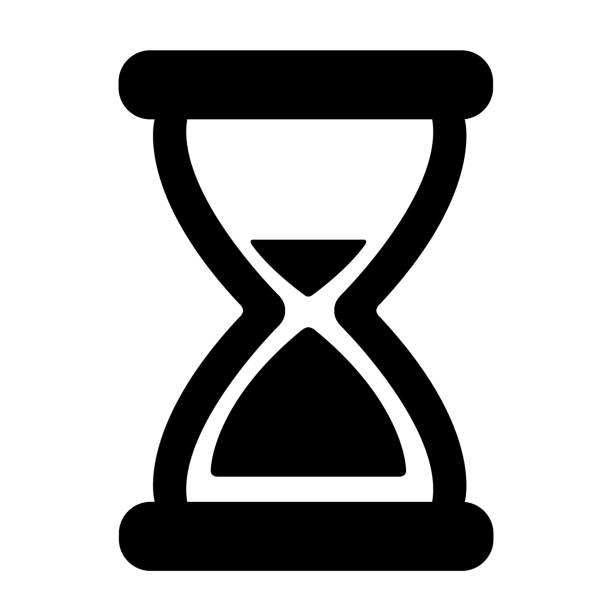
#> input picture images/hourglass_mask.jpg, 612 x 612 px
$ python rand_walk_draw.py
#> lines starting #> are read from the running program, lines starting #| are printed output that depends on the picture; after the words box and inside, x2 and y2 are one past the last pixel; in counts of white or black regions, pixels touching at a corner belong together
import numpy as np
import cv2


# [81 lines left out: functions weight_step, random_step, not called in this run]


def start_loc(canvas, canvas_color):
    """Find a random location on canvas that is blank

    Blank is interpreted to be where canvas == canvas_color

    :param canvas: np.array that is the drawing canvas
    :param canvas_color: starting color of canvas
    :return: a random (y, x) location on canvas that is blank
    """
    blank_loc_y, blank_loc_x = np.where(canvas == canvas_color)[:2]
    rand_idx = np.random.choice(len(blank_loc_y))
    loc = blank_loc_y[rand_idx], blank_loc_x[rand_idx]

    return loc


def draw_random_walk(canvas, canvas_color=255, draw_color=0,
                     n_starts=100, n_restarts=200, mask=None, color_mask=None,
                     output=None):
    if output is not None:
        h, w = canvas.shape[:2]
        writer = cv2.VideoWriter(output,
                                 cv2.VideoWriter_fourcc('M', 'J', 'P', 'G'),
                                 30, (w, h), True)
    else:
        writer = None

    if mask is not None:
        masked_canvas = cv2.bitwise_and(canvas, canvas, mask=mask)
    else:
        masked_canvas = canvas

    locs = [start_loc(masked_canvas, canvas_color) for _ in range(n_starts)]
    locs = list(set(locs))

    while True:
        if writer is not None:
            writer.write(canvas)
        cv2.imshow('Art... prolly', canvas)
        key = cv2.waitKey(5)

        if key == 27:
            break

        new_locs = []
        for i, loc in enumerate(locs):
            if color_mask is not None:
                draw_color_i = color_mask[loc]
            else:
                draw_color_i = draw_color

            canvas[loc] = draw_color_i
            masked_canvas[loc] = draw_color_i

            loc = random_step(masked_canvas, canvas_color, loc)
            if loc is not None:
                new_locs.append(loc)

        locs = new_locs

        if n_restarts > 0 and len(locs) < n_starts:
            n_restart = n_starts - len(locs)
            n_restarts -= n_restart

            if mask is not None:
                masked_canvas = cv2.bitwise_and(canvas, canvas, mask=mask)
            else:
                masked_canvas = canvas

            restarts = [start_loc(masked_canvas, canvas_color) for _ in range(n_restart)]
            locs += restarts

        if not locs:
            break

    if writer is not None:
        writer.release()

    cv2.destroyAllWindows()
    cv2.imshow('I give up...', canvas)
    cv2.waitKey(0)


if __name__ == '__main__':
    import imutils

    use_mask = True
    mask_path = 'images/hourglass_mask.jpg'
    # mask_path = 'images/scream.png'

    mask = cv2.imread(mask_path)
#> mask is the input picture: shape (612, 612, 3); min 0, max 255, mean 184.4
    mask = cv2.cvtColor(mask, cv2.COLOR_BGR2GRAY)
#> mask: shape (612, 612)
    _, mask = cv2.threshold(mask, 100, 255, cv2.THRESH_BINARY_INV)
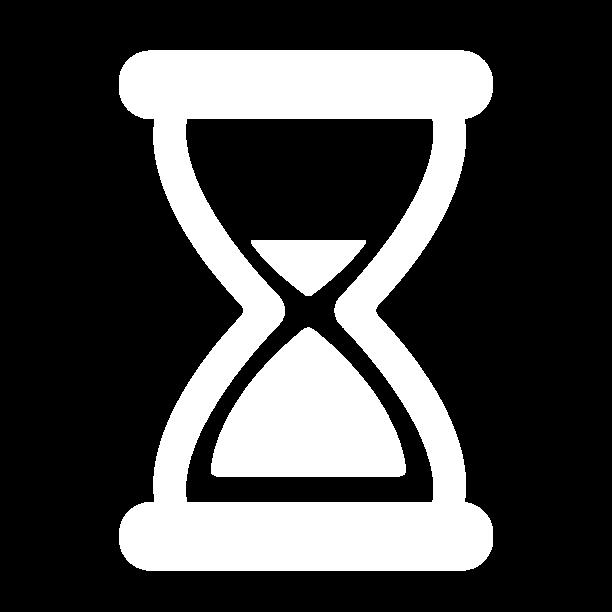
#> mask: shape (612, 612); 27.7% white; 3 white regions, box (x1, y1, x2, y2) and area: (119, 50, 493, 571) 80415, (211, 327, 406, 477) 19490, (251, 240, 366, 296) 3844

    canvas_size = mask.shape[:2]
#> canvas_size = (612, 612)
    canvas_color = 255
    canvas = np.ones(canvas_size) * canvas_color
    canvas = canvas.astype('uint8')

    mask = imutils.resize(mask, width=500)
#> mask: shape (500, 500)
    canvas = imutils.resize(canvas, width=500)

    # Modified random walk:
    #   * Don't draw where not blank
    #   * Weight randomness towards most blank areas
    #   * If can't randomly take step to a blank pixel; randomly start somewhere else
    if not use_mask:
        mask = None

    draw_random_walk(canvas,
                     n_starts=50, n_restarts=500,
                     mask=mask,
                     output='black_white.avi')
#> in draw_random_walk, `masked_canvas = cv2.bitwise_and(canvas, canvas, mask=mask)`:
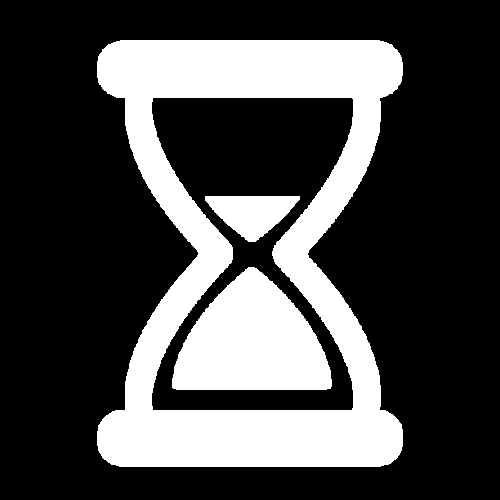
#> masked_canvas: shape (500, 500); 28.5% white; 3 white regions, box (x1, y1, x2, y2) and area: (97, 40, 403, 467) 55300, (172, 267, 332, 390) 13252, (205, 196, 300, 242) 2664
#> in draw_random_walk, `masked_canvas = cv2.bitwise_and(canvas, canvas, mask=mask)`: canvas: shape (500, 500); every value is 255
#> in start_loc, `rand_idx = np.random.choice(len(blank_loc_y))`: rand_idx = 68268
#> in start_loc, `loc = blank_loc_y[rand_idx], blank_loc_x[rand_idx]`: loc = (456, 279)
#> in draw_random_walk, `locs = [start_loc(masked_canvas, canvas_color) for _ in range(n_starts)]`: locs = 50 pairs, first value 42 to 464, second value 107 to 389
#> (key Esc is pressed here)
